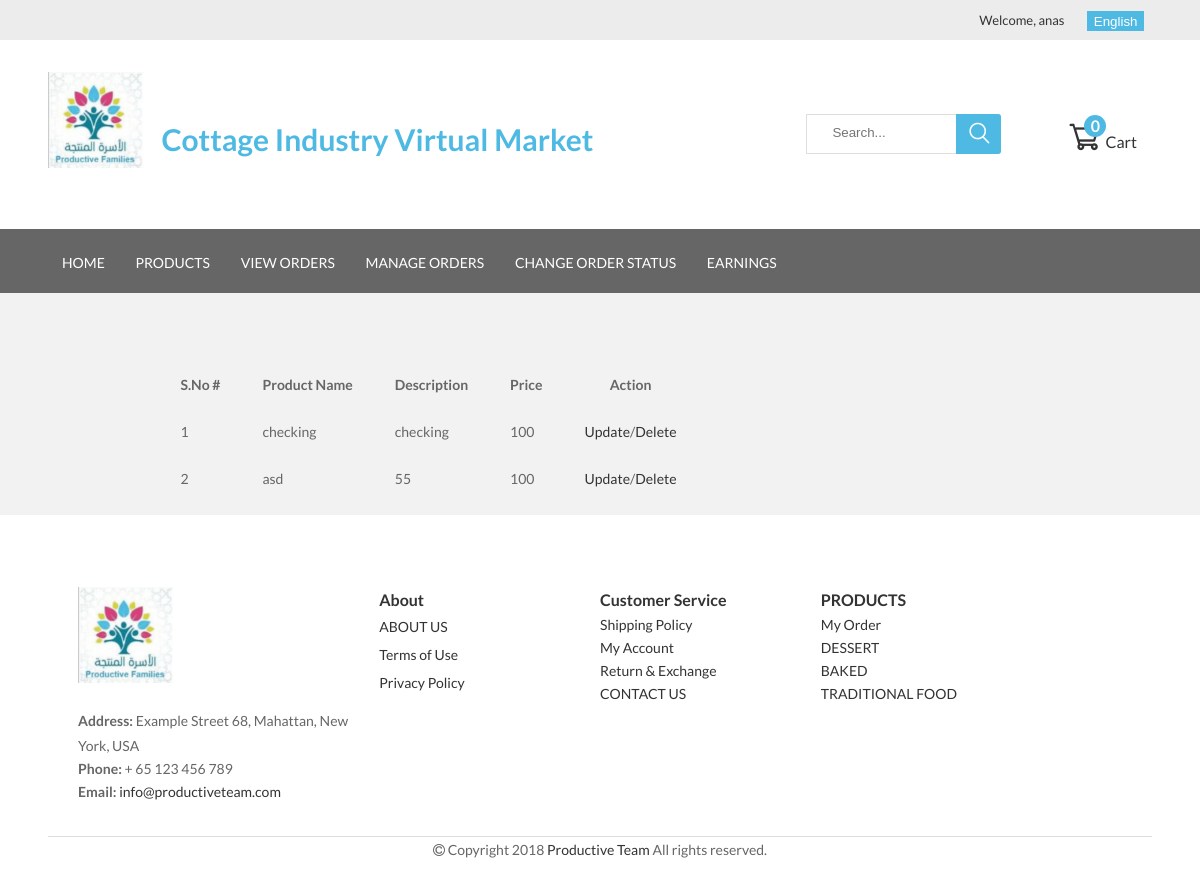
/vendors/view_products.php (signed in), run on the app's committed database.
### tables this page shows
CREATE TABLE `products` (
  `id` int(11) NOT NULL,
  `name` varchar(50) DEFAULT NULL,
  `name_ar` varchar(50) NOT NULL,
  `description` varchar(500) DEFAULT NULL,
  `description_ar` varchar(500) NOT NULL,
  `price` int(11) DEFAULT NULL,
  `image` varchar(50) DEFAULT NULL,
  `date_added` datetime NOT NULL,
  `stock_id` int(11) DEFAULT NULL,
  `product_type_id` int(11) DEFAULT NULL,
  `added_by` int(11) NOT NULL
);

### vendors/view_products.php (the view, shortened to what this page needs)
<?php include '../includes/config.php';
include "header.php";
$query = "SELECT * FROM products p WHERE p.added_by = ".$_SESSION['u_id'];
$result = mysqli_query($con,$query);
    ?>
<div class="container">
    <section style="width: 80%; margin-left: 10%; margin-right:10%; margin-top: 5%">
        <table>
            <thead>
             	<th><?php echo "S.No #"; ?></th>
                <th><?php echo $lang['product_name']; ?></th>
                <th><?php echo $lang['description']; ?></th>
                <th><?php echo $lang['price'];  ?></th>
                <th><?php echo $lang['action']; ?></th>
            </thead>
            <?php
			                   $sno = 1;
                while($row = $result -> fetch_array()){
                        ?>
                        <tbody>
                        <td><?php echo $sno++ ?></td>
                        <td><?php echo $row['name']; ?></td>
                        <td><?php echo $row['description']; ?></td>
                        <td><?php echo $row['price']; ?></td>
                        <td><a href="update_product.php?id=<?php echo $row['id'] ?>&action=update"><?php echo $lang['update']; ?></a>/<a href="view_products.php?id=<?php echo $row['id'] ?>&action=del"><?php echo $lang['delete']; ?></a></td>
                        </tbody>
                        <?php
                }
            ?>
        </table>
    </section>
</div>
<?php include '../vendors/footer.php'?>

### assets/css/style.css (style rules this page uses)
* { box-sizing: border-box; }
html { overflow-x: hidden; }
body { font-family: "Lato", sans-serif; font-size: 14px; line-height: 25px; color: #666666; width: 100%; margin: 0 auto; overflow-x: hidden; background-color: #f2f2f2; }
.container { padding: 12px; margin-left:3% !important; margin-right:3% !important; }
a { color: #333; -webkit-transition: all 0.3s ease-in-out 0s; -moz-transition: all 0.3s ease-in-out 0s; -ms-transition: all 0.3s ease-in-out 0s; -o-transition: all 0.3s ease-in-out 0s; transition: all 0.3s ease-in-out 0s; text-decoration: none; }

### vendors/view_products.php (style rules this page uses)
th,td { padding: 10px 20px; }

### data on the page
products: name "checking", description "checking", price "100"
products: name "asd", description "55", price "100"

### other printed values
$_SESSION['u_fname'] "anas"
$lang['webname'] "Cottage Industry Virtual Market"
$lang['cart'] "Cart"
$total_quantity "0"
$lang['home'] "HOME"
$lang['products'] "PRODUCTS"
$lang['view_orders'] "VIEW ORDERS"
$lang['manage_order'] "MANAGE ORDERS"
$lang['change_order_status'] "CHANGE ORDER STATUS"
$lang['product_name'] "Product Name"
$lang['description'] "Description"
$lang['price'] "Price"
$lang['action'] "Action"
$lang['address'] "Address"
$lang['phone'] "Phone"
